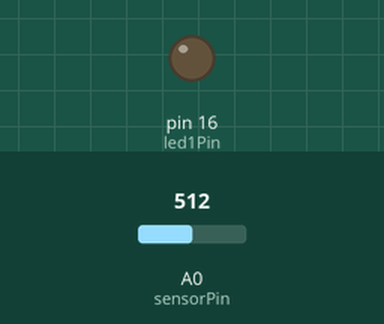
A sketch run on a simulated Arduino Uno, built with avr-gcc and run on an emulated ATmega328P. Parts: output pins drawn as LEDs (lit = HIGH). The inputs (shaded band) are chosen by the test bench; at power-on: A0 (sensorPin) = 512. What the sketch prints to the serial monitor is not drawn.

Above: at 1.2 s.
1.3 s: A0 (sensorPin) set to 524
At 2.0 s:
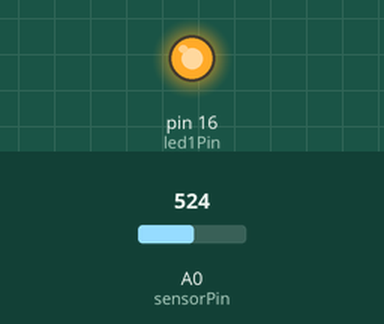
2.8 s: A0 (sensorPin) set to 511
At 3.1 s:
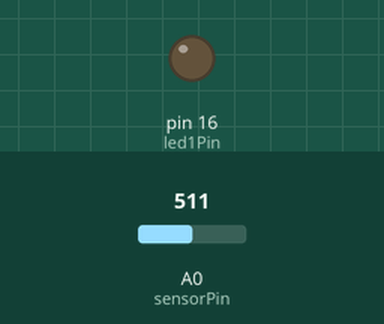
Timing chart, 0 to 5.8 s (numbered marks = the images above; inputs shaded):
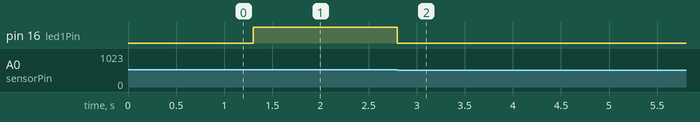

Measured:
- the behaviour switches between 513 and 514 on A0 (sensorPin) (found by bisection; images 0 and 1)
- after the input at 1.3 s, pin 16 (led1Pin): LOW → HIGH at once
- after the input at 2.8 s, pin 16 (led1Pin): HIGH → LOW at once

The sketch:

Brightness.ino
```cpp
const int led1Pin =  16; // pin number for LED output
const int sensorPin = 0; // pin number for sensing potentiometer
int brightness = 0;    // variable for indicating how bright the LED is


void setup() {
  pinMode(led1Pin, OUTPUT);  // Set up the LED pin to be an output:
  Serial.begin(9600); // initialize the serial for communication
}

void loop() {
  int sensorValue;
  Serial.write(brightness); // write the brightness to the serial port to let p5.js read this value
  sensorValue = analogRead(sensorPin); // read from the potentiometer
  brightness = map(sensorValue, 0, 1023, 0, 255); // map the value from potentiometer (range from 0 to 1023) to the brightness (from 0 to 255)
  // control the brightenss based on the sensor value
  if (sensorValue >= 0) {
    analogWrite(led1Pin, brightness);  // turn the LED on with certain brightness
  } else{
    digitalWrite(led1Pin, LOW);  // turn the LED off
  }

}
```
